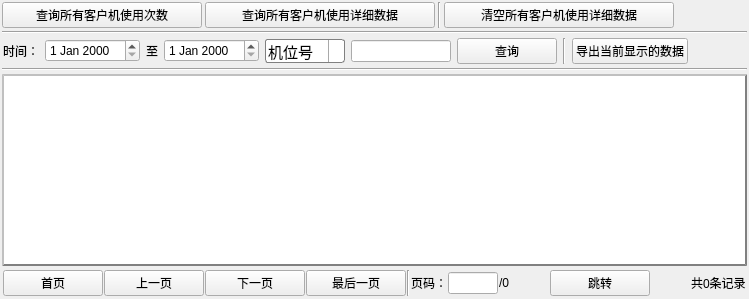
        <widget class="QWidget" name="tab_4">
         <attribute name="icon">
          <iconset resource="image.qrc">
           <normaloff>:/images/images/else/client.png</normaloff>:/images/images/else/client.png</iconset>
         </attribute>
         <attribute name="title">
          <string>学生机使用情况</string>
         </attribute>
         <layout class="QVBoxLayout" name="verticalLayout_5">
          <property name="spacing">
           <number>2</number>
          </property>
          <property name="leftMargin">
           <number>2</number>
          </property>
          <property name="topMargin">
           <number>2</number>
          </property>
          <property name="rightMargin">
           <number>2</number>
          </property>
          <property name="bottomMargin">
           <number>2</number>
          </property>
          <item>
           <layout class="QVBoxLayout" name="verticalLayout">
            <property name="spacing">
             <number>3</number>
            </property>
            <item>
             <layout class="QHBoxLayout" name="horizontalLayout">
              <item>
               <widget class="QPushButton" name="searchClientBtn">
                <property name="minimumSize">
                 <size>
                  <width>200</width>
                  <height>0</height>
                 </size>
                </property>
                <property name="text">
                 <string>查询所有客户机使用次数</string>
                </property>
               </widget>
              </item>
              <item>
               <widget class="QPushButton" name="searchClientDetailBtn">
                <property name="minimumSize">
                 <size>
                  <width>230</width>
                  <height>0</height>
                 </size>
                </property>
                <property name="text">
                 <string>查询所有客户机使用详细数据</string>
                </property>
               </widget>
              </item>
              <item>
               <widget class="Line" name="line_3">
                <property name="orientation">
                 <enum>Qt::Vertical</enum>
                </property>
               </widget>
              </item>
              <item>
               <widget class="QPushButton" name="removeAllClientDataBtn">
                <property name="minimumSize">
                 <size>
                  <width>230</width>
                  <height>0</height>
                 </size>
                </property>
                <property name="text">
                 <string>清空所有客户机使用详细数据</string>
                </property>
               </widget>
              </item>
              <item>
               <spacer name="horizontalSpacer">
                <property name="orientation">
                 <enum>Qt::Horizontal</enum>
                </property>
                <property name="sizeHint" stdset="0">
                 <size>
                  <width>40</width>
                  <height>20</height>
                 </size>
                </property>
               </spacer>
              </item>
             </layout>
            </item>
            <item>
             <widget class="Line" name="line_11">
              <property name="orientation">
               <enum>Qt::Horizontal</enum>
              </property>
             </widget>
            </item>
            <item>
             <widget class="QWidget" name="widget" native="true">
              <property name="minimumSize">
               <size>
                <width>100</width>
                <height>0</height>
               </size>
              </property>
              <layout class="QHBoxLayout" name="horizontalLayout_8">
               <property name="leftMargin">
                <number>1</number>
               </property>
               <property name="topMargin">
                <number>1</number>
               </property>
               <property name="rightMargin">
                <number>1</number>
               </property>
               <property name="bottomMargin">
                <number>1</number>
               </property>
               <item>
                <widget class="QLabel" name="label_16">
                 <property name="text">
                  <string>时间：</string>
                 </property>
                </widget>
               </item>
               <item>
                <widget class="QDateEdit" name="startDateClient"/>
               </item>
               <item>
                <widget class="QLabel" name="label_12">
                 <property name="text">
                  <string>至</string>
                 </property>
                </widget>
               </item>
               <item>
                <widget class="QDateEdit" name="endDateClient"/>
               </item>
               <item>
                <widget class="QComboBox" name="cbxClientValue">
                 <property name="minimumSize">
                  <size>
                   <width>80</width>
                   <height>0</height>
                  </size>
                 </property>
                 <property name="styleSheet">
                  <string notr="true">QComboBox{font-size:15px;border: 1px solid gray;  border-radius: 3px; padding: 1px 2px 1px 2px;}
QComboBox::drop-down {subcontrol-origin: padding;subcontrol-position: top right;width: 15px;border-left-width: 1px;border-left-color: darkgray;border-left-style: solid;border-top-right-radius: 3px;border-bottom-right-radius: 3px;}
QComboBox:hover{border:2px solid rgb(50, 180, 250);}
QComboBox::down-arrow {background:url(images/combo/arrow_drop_down.ico);background-repeat:no-repeat;background-position:center;}
QComboBox QAbstractItemView{border: 1px solid darkgray;border-radius:2px;selection-background-color:#12CABD  ;outline:0px;}</string>
                 </property>
                 <item>
                  <property name="text">
                   <string>机位号</string>
                  </property>
                 </item>
                 <item>
                  <property name="text">
                   <string>姓名</string>
                  </property>
                 </item>
                 <item>
                  <property name="text">
                   <string>学号</string>
                  </property>
                 </item>
                </widget>
               </item>
               <item>
                <widget class="QLineEdit" name="leClientValue">
                 <property name="maximumSize">
                  <size>
                   <width>100</width>
                   <height>16777215</height>
                  </size>
                 </property>
                 <property name="placeholderText">
                  <string/>
                 </property>
                </widget>
               </item>
               <item>
                <widget class="QPushButton" name="pushButton_2">
                 <property name="minimumSize">
                  <size>
                   <width>100</width>
                   <height>0</height>
                  </size>
                 </property>
                 <property name="text">
                  <string>查询</string>
                 </property>
                </widget>
               </item>
               <item>
                <widget class="Line" name="line_12">
                 <property name="orientation">
                  <enum>Qt::Vertical</enum>
                 </property>
                </widget>
               </item>
               <item>
                <widget class="QPushButton" name="pushButton_18">
                 <property name="text">
                  <string>导出当前显示的数据</string>
                 </property>
                </widget>
               </item>
               <item>
                <spacer name="horizontalSpacer_6">
                 <property name="orientation">
                  <enum>Qt::Horizontal</enum>
                 </property>
                 <property name="sizeHint" stdset="0">
                  <size>
                   <width>40</width>
                   <height>20</height>
                  </size>
                 </property>
                </spacer>
               </item>
              </layout>
             </widget>
            </item>
            <item>
             <widget class="Line" name="line_10">
              <property name="orientation">
               <enum>Qt::Horizontal</enum>
              </property>
             </widget>
            </item>
            <item>
             <widget class="QTableWidget" name="clientTable">
              <property name="styleSheet">
               <string notr="true">QWidget 
{
border: 2px solid gray; 
border-style:outset;
}</string>
              </property>
             </widget>
            </item>
            <item>
             <widget class="QWidget" name="widget_3" native="true">
              <property name="minimumSize">
               <size>
                <width>0</width>
                <height>25</height>
               </size>
              </property>
              <layout class="QHBoxLayout" name="horizontalLayout_9">
               <property name="spacing">
                <number>1</number>
               </property>
               <property name="leftMargin">
                <number>1</number>
               </property>
               <property name="topMargin">
                <number>1</number>
               </property>
               <property name="rightMargin">
                <number>1</number>
               </property>
               <property name="bottomMargin">
                <number>1</number>
               </property>
               <item>
                <widget class="QPushButton" name="pushButton_7">
                 <property name="minimumSize">
                  <size>
                   <width>100</width>
                   <height>0</height>
                  </size>
                 </property>
                 <property name="text">
                  <string>首页</string>
                 </property>
                </widget>
               </item>
               <item>
                <widget class="QPushButton" name="pushButton_8">
                 <property name="minimumSize">
                  <size>
                   <width>100</width>
                   <height>0</height>
                  </size>
                 </property>
                 <property name="text">
                  <string>上一页</string>
                 </property>
                </widget>
               </item>
               <item>
                <widget class="QPushButton" name="pushButton_9">
                 <property name="minimumSize">
                  <size>
                   <width>100</width>
                   <height>0</height>
                  </size>
                 </property>
                 <property name="text">
                  <string>下一页</string>
                 </property>
                </widget>
               </item>
               <item>
                <widget class="QPushButton" name="pushButton_10">
                 <property name="minimumSize">
                  <size>
                   <width>100</width>
                   <height>0</height>
                  </size>
                 </property>
                 <property name="text">
                  <string>最后一页</string>
                 </property>
                </widget>
               </item>
               <item>
                <widget class="Line" name="line_4">
                 <property name="orientation">
                  <enum>Qt::Vertical</enum>
                 </property>
                </widget>
               </item>
               <item>
                <widget class="QLabel" name="label_13">
                 <property name="text">
                  <string>页码：</string>
                 </property>
                </widget>
               </item>
               <item>
                <widget class="QLineEdit" name="leClientPage">
                 <property name="maximumSize">
                  <size>
                   <width>50</width>
                   <height>16777215</height>
                  </size>
                 </property>
                </widget>
               </item>
               <item alignment="Qt::AlignHCenter|Qt::AlignVCenter">
                <widget class="QLabel" name="labClientPageCount">
                 <property name="minimumSize">
                  <size>
                   <width>50</width>
                   <height>0</height>
                  </size>
                 </property>
                 <property name="text">
                  <string>/0</string>
                 </property>
                </widget>
               </item>
               <item>
                <widget class="QPushButton" name="pushButton_11">
                 <property name="minimumSize">
                  <size>
                   <width>100</width>
                   <height>0</height>
                  </size>
                 </property>
                 <property name="text">
                  <string>跳转</string>
                 </property>
                </widget>
               </item>
               <item>
                <spacer name="horizontalSpacer_7">
                 <property name="orientation">
                  <enum>Qt::Horizontal</enum>
                 </property>
                 <property name="sizeHint" stdset="0">
                  <size>
                   <width>40</width>
                   <height>20</height>
                  </size>
                 </property>
                </spacer>
               </item>
               <item>
                <widget class="QLabel" name="labClientRecordCount">
                 <property name="text">
                  <string>共0条记录</string>
                 </property>
                </widget>
               </item>
              </layout>
             </widget>
            </item>
           </layout>
          </item>
         </layout>
        </widget>
